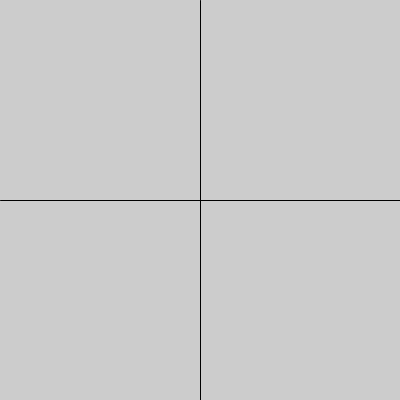
Frame 1 (no input)
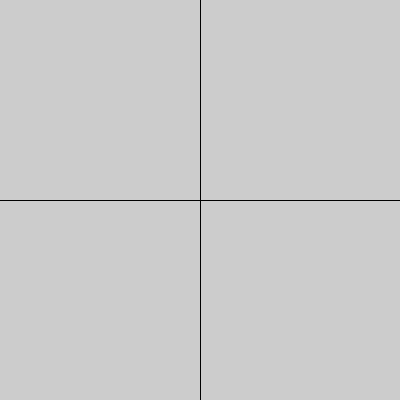
Frame 60 (the mouse pressed at the canvas centre just before this capture)
Frame 120 (the mouse held since frame 60 and released just before this capture): identical to frame 60, image omitted

The Processing sketch that drew these frames (run headless with seeded random() and noise(); from frame 60 on, the mouse is pressed at the canvas centre):

// Processing sketch: processing_63811
// ── processing_63811.pde

void setup() {
  size(400, 400); //size of screen is 400 by 400
  smooth(); //better graphics
}
void draw() {  
  line(0, 200, 400, 200); //line from left to right
  
  line(200, 0, 200, 400); //line from up to down
  
  if (mouseX > width-width && mouseX < width-200 && mouseY > height-height && mouseY < height-200) {//if mouse is in upper left rect
    fill(0);
    rect(0, 0, 200, 200); //upper left rect
    
    fill(127.5);
    rect(200, 0, 200, 200); //upper right rect
    
    fill(127.5);
    rect(0, 200, 200, 200); //down left rect
    
    fill(63.75);
    rect(200, 200, 200, 200); //down right rect
  }
    
  if (mouseX > width-200 && mouseX < width && mouseY > height-height && mouseY < height-200) {//if mouse is in upper right rect
    fill(0);
    rect(200, 0, 200, 200); //upper right rect
    
    fill(127.5);
    rect(0, 0, 200, 200); //upper left rect
    
    fill(63.75);
    rect(0, 200, 200, 200); //down left rect
    
    fill(127.5);
    rect(200, 200, 200, 200); //down right rect
  }
  if (mouseX > width-width && mouseX < width-200 && mouseY > height-200 && mouseY < height) {//if mouse is in down left rect
    fill(0);
    rect(0, 200, 200, 200); //down left rect
    
    fill(127.5);
    rect(0, 0, 200, 200); //upper left rect
    
    fill(63.75);
    rect(200, 0, 200, 200); //upper right rect
    
    fill(127.5);
    rect(200, 200, 200, 200); //down right rect
  }
  if (mouseX > width-200 && mouseX < width && mouseY > height-200 && mouseY < height) {//if mouse is in down right rect
    fill(0);
    rect(200, 200, 200, 200); //down right rect
    
    fill(63.75); 
    rect(0, 0, 200, 200); //upper left rect
    
    fill(127.5);
    rect(200, 0, 200, 200); //upper right rect
    
    fill(127.5);
    rect(0, 200, 200, 200); //down left rect
  }
}
